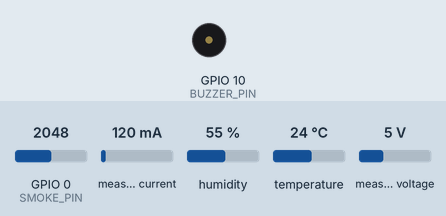
Recording of a sketch running on a simulated ESP32-C3. Shown: buzzer (waves = sounding, pin HIGH). The test bench sets the inputs (shaded band); at power-on: GPIO 0 (SMOKE_PIN) = 2048, measured current 120 mA, humidity 55 %, temperature 24 °C, measured voltage 5 V. WiFi joins after 1.5 s; servers stay silent unless stated; no MQTT or app messages arrive unless stated.

Above: at 0.1 s.
At 1.6 s:
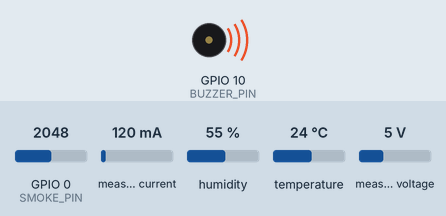
Timing chart, 0 to 3.1 s (numbered marks = the images above):
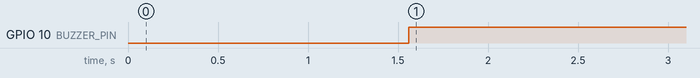

The sketch:

esp32_sensor_node.ino
```cpp
// 智巡开源：ESP32-C3 RISC-V 传感节点参考固件
// 依赖：ArduinoJson、PubSubClient、DHT sensor library、Adafruit INA219
#include <WiFi.h>
#include <PubSubClient.h>
#include <ArduinoJson.h>
#include <DHT.h>
#include <Wire.h>
#include <Adafruit_INA219.h>

#define DHT_PIN 4
#define DHT_TYPE DHT22
#define SMOKE_PIN 0
#define BUZZER_PIN 10
#define I2C_SDA 8
#define I2C_SCL 9

const char* WIFI_SSID = "YOUR_WIFI";
const char* WIFI_PASSWORD = "YOUR_PASSWORD";
const char* MQTT_HOST = "192.168.1.10";
const char* NODE_ID = "SEN-02";

WiFiClient wifiClient;
PubSubClient mqtt(wifiClient);
DHT dht(DHT_PIN, DHT_TYPE);
Adafruit_INA219 ina219;

void connectNetwork() {
  WiFi.begin(WIFI_SSID, WIFI_PASSWORD);
  while (WiFi.status() != WL_CONNECTED) delay(500);
  mqtt.setServer(MQTT_HOST, 1883);
  while (!mqtt.connected()) mqtt.connect(NODE_ID);
}

void setup() {
  Serial.begin(115200);
  pinMode(BUZZER_PIN, OUTPUT);
  Wire.begin(I2C_SDA, I2C_SCL);
  dht.begin();
  ina219.begin();
  connectNetwork();
}

void loop() {
  if (!mqtt.connected()) connectNetwork();
  mqtt.loop();
  float temperature = dht.readTemperature();
  float humidity = dht.readHumidity();
  float powerW = ina219.getPower_mW() / 1000.0;
  int smokeRaw = analogRead(SMOKE_PIN);
  bool danger = smokeRaw > 1800 || temperature > 45 || powerW > 30;
  digitalWrite(BUZZER_PIN, danger ? HIGH : LOW); // 断网时同样执行本地告警

  StaticJsonDocument<256> data;
  data["nodeId"] = NODE_ID;
  data["temperature"] = temperature;
  data["humidity"] = humidity;
  data["smokeRaw"] = smokeRaw;
  data["power"] = powerW;
  data["danger"] = danger;
  data["uptime"] = millis();
  char payload[256];
  serializeJson(data, payload);
  mqtt.publish("zhixun/nodes/SEN-02/telemetry", payload, true);
  delay(2000);
}
```

Measured:
- by itself, GPIO 10 (BUZZER_PIN): LOW → HIGH at 1.6 s
